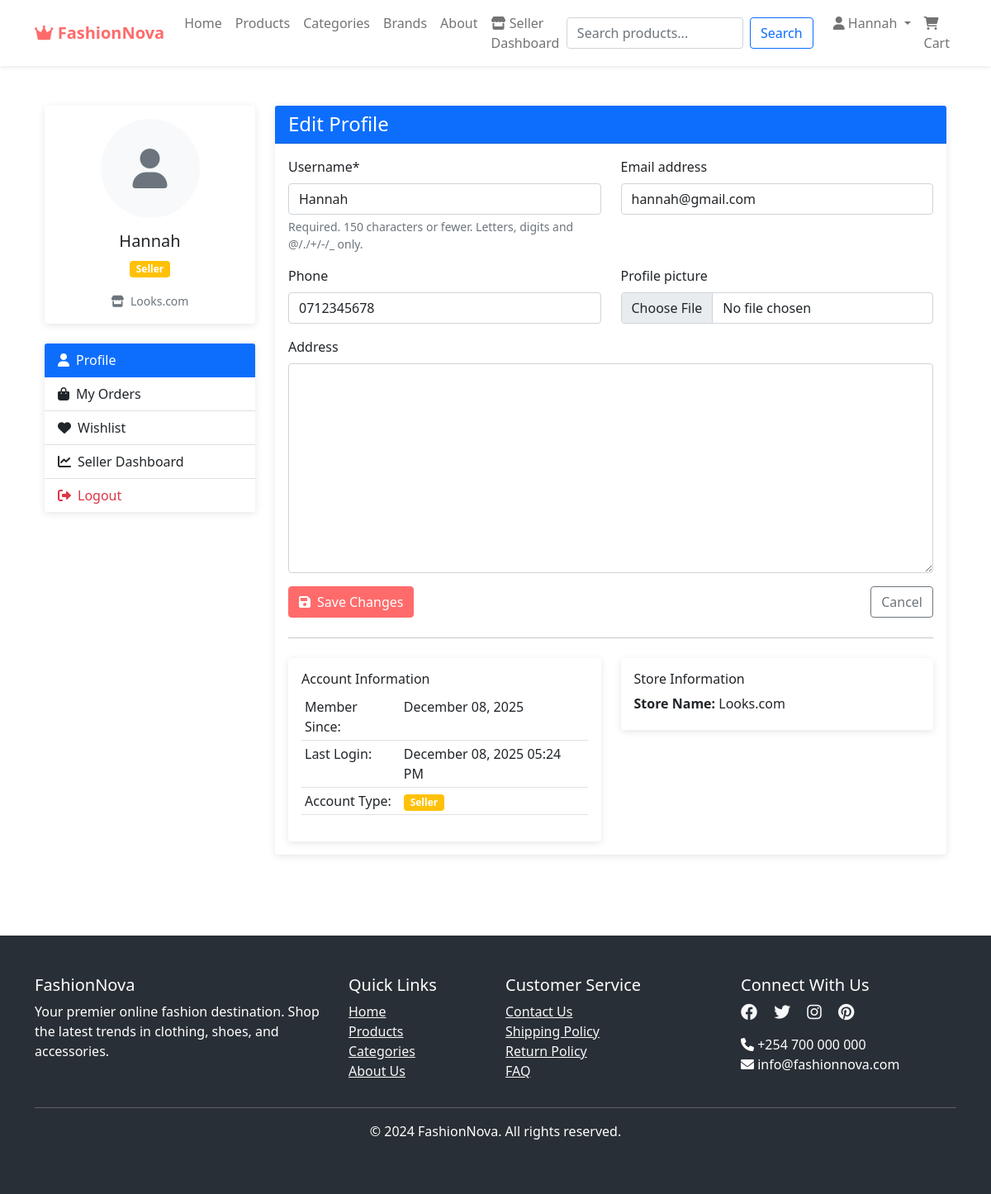
Before: /users/profile/ (signed in) with the older database file.
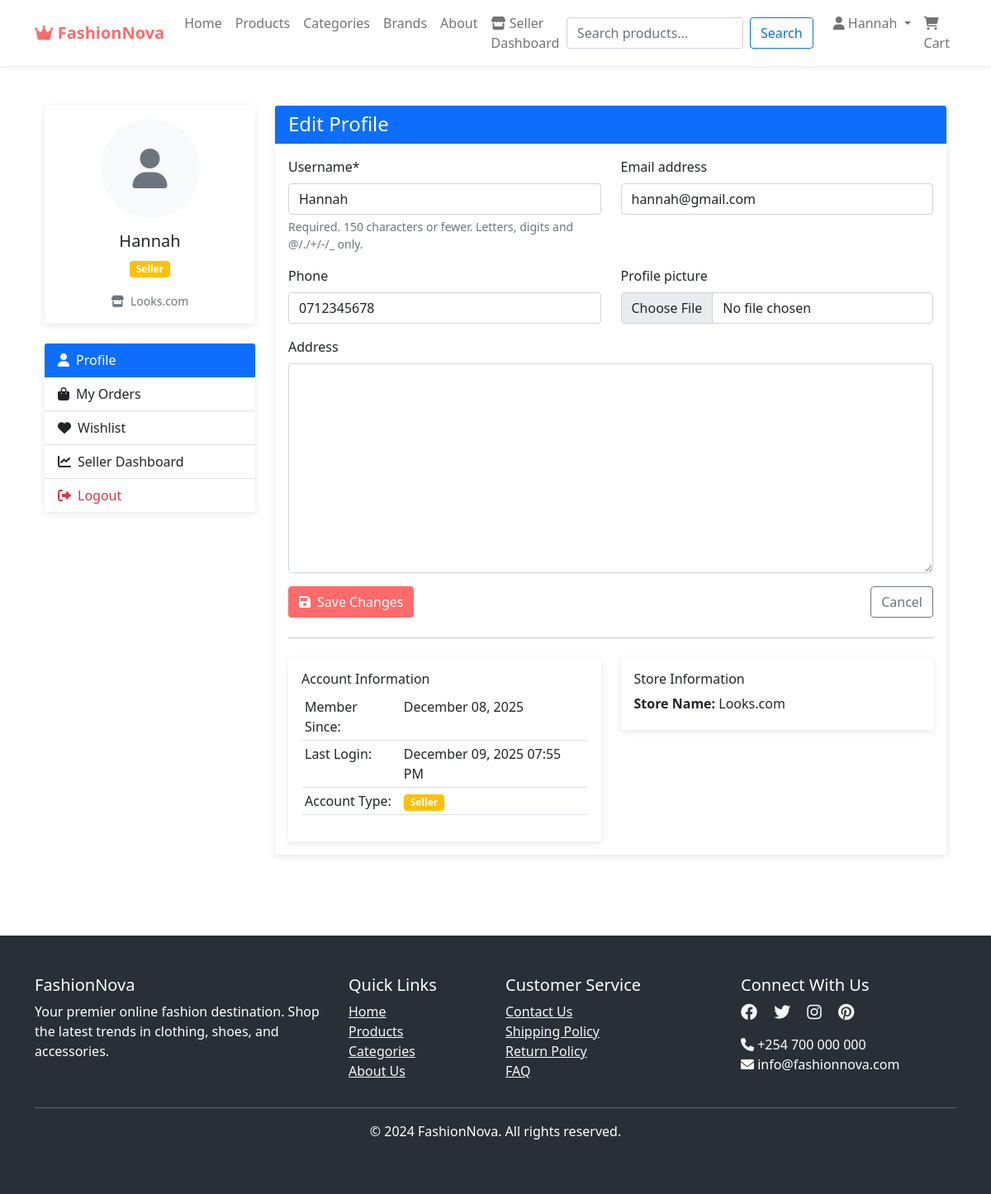
After: the same page with the newer database file.
### users/models.py (models this page shows, shortened)
class CustomUser(AbstractUser):
    USER_TYPES = (
        ('customer', 'Customer'),
        ('seller', 'Seller'),
        ('admin', 'Admin'),
    )
    user_type = models.CharField(max_length=10, choices=USER_TYPES, default='customer')
    phone = models.CharField(max_length=15, blank=True, null=True)
    address = models.TextField(blank=True, null=True)
    profile_picture = models.ImageField(upload_to='profile_pics/', blank=True, null=True)

class SellerProfile(models.Model):
    user = models.OneToOneField(CustomUser, on_delete=models.CASCADE)
    store_name = models.CharField(max_length=100)
    business_registration = models.CharField(max_length=50, blank=True, null=True)
    description = models.TextField(blank=True, null=True)
    rating = models.FloatField(default=0.0)

### users/views.py (the view)
# urls.py: path('profile/', views.profile_view, name='profile'),
@login_required
def profile_view(request):
    if request.method == 'POST':
        form = UserUpdateForm(request.POST, request.FILES, instance=request.user)
        if form.is_valid():
            form.save()
            messages.success(request, 'Your profile has been updated!')
            return redirect('profile')
    else:
        form = UserUpdateForm(instance=request.user)
    return render(request, 'users/profile.html', {'form': form})

### users/forms.py
class UserUpdateForm(forms.ModelForm):
    class Meta:
        model = CustomUser
        fields = ['username', 'email', 'phone', 'address', 'profile_picture']

### fashionnova_app/context_processors.py (called while the page is built)
def cart_count(request):
    if request.user.is_authenticated:
        try:
            cart_count = Cart.objects.filter(user=request.user).count()
            wishlist_count = Wishlist.objects.filter(user=request.user).count()
            return {
                'cart_count': cart_count,
                'wishlist_count': wishlist_count
            }
        except:
            return {'cart_count': 0, 'wishlist_count': 0}
    return {'cart_count': 0, 'wishlist_count': 0}

### users/templates/users/profile.html (shortened to what the changed rows need)
{% extends 'base.html' %}
{% load crispy_forms_tags %}
{% block content %}
<div class="container py-5">
    <div class="row">
        <div class="col-md-3">
            <div class="card mb-4">
                <div class="card-body text-center">
                    {% if user.profile_picture %}
                        <img src="{{ user.profile_picture.url }}"
                             class="rounded-circle mb-3"
                             width="120" height="120"
                             alt="{{ user.username }}">
                    {% else %}
                        <div class="rounded-circle bg-light d-inline-flex align-items-center justify-content-center mb-3"
                             style="width: 120px; height: 120px;">
                            <i class="fas fa-user fa-3x text-muted"></i>
                        </div>
                    {% endif %}
                    <h5>{{ user.get_full_name|default:user.username }}</h5>
                    <span class="badge bg-{% if user.user_type == 'seller' %}warning{% else %}primary{% endif %}">
                        {{ user.get_user_type_display }}
                    </span>
                    {% if user.user_type == 'seller' %}
                        <div class="mt-3">
                            <small class="text-muted">
                                <i class="fas fa-store me-1"></i>
                                {{ user.sellerprofile.store_name }}
                            </small>
                        </div>
                    {% endif %}
                </div>
            </div>
        </div>
        <div class="col-md-9">
            <div class="card">
                <div class="card-body">
                    <form method="POST" enctype="multipart/form-data">
                        <div class="row">
                            <div class="col-md-6">
                                <div class="form-group mb-3">
                                    {{ form.username|as_crispy_field }}
                                </div>
                            </div>
                            <div class="col-md-6">
                                <div class="form-group mb-3">
                                    {{ form.email|as_crispy_field }}
                                </div>
                            </div>
                        </div>
                        <div class="row">
                            <div class="col-md-6">
                                <div class="form-group mb-3">
                                    {{ form.phone|as_crispy_field }}
                                </div>
                            </div>
                            <div class="col-md-6">
                                <div class="form-group mb-3">
                                    {{ form.profile_picture|as_crispy_field }}
                                </div>
                            </div>
                        </div>
                        <div class="form-group mb-3">
                            {{ form.address|as_crispy_field }}
                        </div>
                    </form>
                    <div class="row">
                        <div class="col-md-6">
                            <div class="card">
                                <div class="card-body">
                                    <table class="table table-sm">
                                        <tr>
                                            <td>Member Since:</td>
                                            <td>{{ user.date_joined|date:"F d, Y" }}</td>
                                        </tr>
                                        <tr>
                                            <td>Last Login:</td>
                                            <td>{{ user.last_login|date:"F d, Y h:i A"|default:"Never" }}</td>
                                        </tr>
                                        <tr>
                                            <td>
                                                <span class="badge bg-{% if user.user_type == 'seller' %}warning{% else %}primary{% endif %}">
                                                    {{ user.get_user_type_display }}
                                                </span>
                                            </td>
                                        </tr>
                                    </table>
                                </div>
                            </div>
                        </div>
                        {% if user.user_type == 'seller' %}
                        <div class="col-md-6">
                            <div class="card">
                                <div class="card-body">
                                    <h6>Store Information</h6>
                                    <p class="mb-1"><strong>Store Name:</strong> {{ user.sellerprofile.store_name }}</p>
                                </div>
                            </div>
                        </div>
                        {% endif %}
                    </div>
                </div>
            </div>
        </div>
    </div>
</div>
{% endblock %}

### fashionnova_app/templates/base.html (shortened to what the changed rows need)
<!DOCTYPE html>
<html lang="en">
<head>
    <link href="https://cdn.jsdelivr.net/npm/bootstrap@5.1.3/dist/css/bootstrap.min.css" rel="stylesheet">
    <link rel="stylesheet" href="https://cdnjs.cloudflare.com/ajax/libs/font-awesome/6.0.0/css/all.min.css">
</head>
<body>
    <nav class="navbar navbar-expand-lg navbar-light bg-white fixed-top shadow-sm">
        <div class="container">
            <div class="collapse navbar-collapse" id="navbarNav">
                <ul class="navbar-nav">
                    {% if user.is_authenticated %}
                        <li class="nav-item dropdown">
                            <a class="nav-link dropdown-toggle" href="#" id="userDropdown" role="button" data-bs-toggle="dropdown">
                                <i class="fas fa-user"></i> {{ user.username }}
                            </a>
                        </li>
                        <li class="nav-item">
                            <a class="nav-link position-relative" href="{% url 'cart' %}">
                                <i class="fas fa-shopping-cart"></i> Cart
                            </a>
                        </li>
                    {% endif %}
                </ul>
            </div>
        </div>
    </nav>
    <main class="container mt-4">
        {% block content %}{% endblock %}
    </main>
</body>
</html>

Changed rows visible on the page:
changed CustomUser "Hannah": last_login "December 08, 2025 05:24 PM" → "December 09, 2025 07:55 PM"
